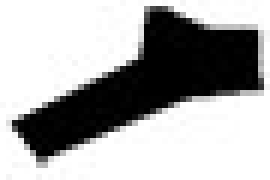
#> input picture city.jpg, 45 x 30 px (shown 6 times larger)
$ python processimage.py
#> lines starting #> are read from the running program, lines starting #| are printed output that depends on the picture; after the words box and inside, x2 and y2 are one past the last pixel; in counts of white or black regions, pixels touching at a corner belong together
### floorplan.py
import numpy as np
import matplotlib.pyplot as plt
import copy
class Wall:
    # [4 lines left out: function __init__, not called in this run]
class Category:
    def __init__(self, id, ratio, subs):
        self.id = id
        self.r = ratio
        self.subs = subs
class Room:
    def __init__(self, id, ratio):
        self.id = id
        self.r = ratio
        self.x = 0
        self.y = 0
        self.w = 0
        self.h = 0
floor_p = np.ones((12,12))
floor_p[1:11,1:11] = 0
floor_m = np.array([[1,1,1,1,1,1,1,1,1,1,1,1],
                    [1,1,0,0,0,0,1,1,1,1,1,1],
                    [1,1,0,0,0,0,1,1,0,0,0,1],
                    [1,1,0,0,0,0,0,0,0,0,0,1],
                    [1,1,0,0,0,0,0,0,0,0,0,1],
                    [1,1,0,0,0,0,0,0,0,0,0,1],
                    [1,1,1,1,0,0,0,0,0,0,0,1],
                    [1,1,1,1,0,0,0,0,0,0,0,1],
                    [1,1,1,1,0,0,0,0,1,1,1,1],
                    [1,1,1,1,0,0,0,0,1,1,1,1],
                    [1,1,1,1,1,1,1,1,1,1,1,1]
                    ])
floor_s = np.array([[1,1,1,1,1,1,1,1,1,1,1,1],
                    [1,0,0,0,0,0,0,0,0,0,0,1],
                    [1,1,0,0,0,0,0,0,0,0,0,1],
                    [1,1,1,0,0,0,0,0,0,0,0,1],
                    [1,1,1,1,0,0,0,0,0,0,0,1],
                    [1,1,1,1,1,0,0,0,0,0,0,1],
                    [1,1,1,1,1,1,0,0,0,0,0,1],
                    [1,1,1,1,1,1,1,0,0,0,0,1],
                    [1,1,1,1,1,1,1,1,0,0,0,1],
                    [1,1,1,1,1,1,1,1,1,1,1,1]
                    ])
# [7 lines left out: function surrounding, not called in this run]
def initial_placement(floor, rooms):
    weights = np.ones_like(floor)
    #surrounding(weights, floor)
    weights[floor==1] = 0
    for room in rooms:
        probs = weights.reshape((-1))/np.sum(weights)
        ind = np.random.choice(len(weights.reshape((-1))),p=probs)
        weights[max(0,int(ind/floor.shape[1])-1):min(floor.shape[0],int(ind/floor.shape[1])+2),max(0,ind%floor.shape[1]-1):min(floor.shape[0],ind%floor.shape[1]+2)] = 0
        floor[int(ind/floor.shape[1]),ind%floor.shape[1]] = room.id
        room.x = int(ind/floor.shape[1])
        room.y = ind%floor.shape[1]
        room.w = 1
        room.h = 1
def select_room(rooms):
    #ratios = np.array([room.r/(room.w*room.h) for room in rooms])
    ratios = np.array([room.r/((room.w*room.h)**2) for room in rooms])
    return np.random.choice(len(rooms),p=(ratios/np.sum(ratios)))
def grow_rect(room, floor):
    f,b,r,l = 0,0,0,0
    if not (floor[min(floor.shape[0],room.x+room.w):min(floor.shape[0],room.x+1+room.w),room.y:room.y+room.h]!=0).any() and room.x+room.w != floor.shape[0]:
        r = room.h
    if not (floor[max(0,room.x-1):room.x,room.y:room.y+room.h]!=0).any() and room.x != 0:
        l = room.h
    if not (floor[room.x:room.x+room.w,min(floor.shape[1],room.y+room.h):min(floor.shape[1],room.y+1+room.h)]!=0).any() and room.y+room.h != floor.shape[1]:
        f = room.w
    if not (floor[room.x:room.x+room.w,max(0,room.y-1):room.y]!=0).any() and room.y != 0:
        b = room.w
    probs = np.array([r,l,f,b])
    #if room.w*room.h >= (room.r/float(np.sum(np.array([room.r/(room.w*room.h) for room in rooms]))))*floor.shape[0]*floor.shape[1]*(1/2.0):
    if room.w*room.h >= room.r*4:
        return False
    if all(probs==0):
        return False
    choice = np.random.choice(4,p=(probs/np.sum(probs)))
    if choice == 0:
        floor[min(floor.shape[0],room.x+room.w):min(floor.shape[0],room.x+1+room.w),room.y:room.y+room.h] = room.id
        room.w += 1
        return True
    elif choice==1:
        floor[max(0,room.x-1):room.x,room.y:room.y+room.h] = room.id
        room.x -= 1
        room.w += 1
        return True
    elif choice == 2:
        floor[room.x:room.x+room.w,min(floor.shape[1],room.y+room.h):min(floor.shape[1],room.y+1+room.h)] = room.id
        room.h += 1
        return True
    else:
        floor[room.x:room.x+room.w,max(0,room.y-1):room.y] = room.id
        room.y -= 1
        room.h += 1
        return True
def grow_lshape(room, floor):
    f,b,r,l = 0,0,0,0
    #r = np.count_nonzero(floor[min(floor.shape[0],room.x+room.w):min(floor.shape[0],room.x+1+room.w),room.y:room.y+room.h]==0)
    #TODO:Modify for edges
    rb = []
    r = 0
    for i in range(room.h):
        if floor[room.x+room.w,room.y+i]==0 and floor[room.x+room.w-1,room.y+i]==room.id:
            r += 1
            rb.append([room.x+room.w,room.y+i])
    #l = np.count_nonzero(floor[max(0,room.x-1):room.x,room.y:room.y+room.h]==0)
    lb = []
    l = 0
    for i in range(room.h):
        if floor[room.x-1,room.y+i]==0 and floor[room.x,room.y+i]==room.id:
            l += 1
            lb.append([room.x-1,room.y+i])
    #f = np.count_nonzero(floor[room.x:room.x+room.w,min(floor.shape[1],room.y+room.h):min(floor.shape[1],room.y+1+room.h)]==0)
    #b = np.count_nonzero(floor[room.x:room.x+room.w,max(0,room.y-1):room.y]==0)
    fb = []
    f = 0
    for i in range(room.w):
        if floor[room.x+i,room.y+room.h]==0 and floor[room.x+i,room.y+room.h-1]==room.id:
            f += 1
            fb.append([room.x+i,room.y+room.h])
    #l = np.count_nonzero(floor[max(0,room.x-1):room.x,room.y:room.y+room.h]==0)
    bb = []
    b = 0
    for i in range(room.w):
        if floor[room.x+i,room.y-1]==0 and floor[room.x+i,room.y]==room.id:
            b += 1
            bb.append([room.x+i,room.y-1])
    probs = np.array([r,l,f,b])
    if all(probs==0):
        return False
    #choice = np.random.choice(4,p=(probs/np.sum(probs)))
    choice = np.argmax(probs)
    #if probs[choice] <= (room.w+room.h)/4.0:
    #    return False
    if choice == 0:
        #floor[min(floor.shape[0],room.x+room.w):min(floor.shape[0],room.x+1+room.w),room.y:room.y+room.h][floor[min(floor.shape[0],room.x+room.w):min(floor.shape[0],room.x+1+room.w),room.y:room.y+room.h]==0] = room.id
        for ind in rb:
            floor[ind[0],ind[1]] = room.id
        room.w += 1
        return True
    elif choice==1:
        #floor[max(0,room.x-1):room.x,room.y:room.y+room.h][floor[max(0,room.x-1):room.x,room.y:room.y+room.h]==0] = room.id
        for ind in lb:
            floor[ind[0],ind[1]] = room.id
        room.x -= 1
        room.w += 1
        return True
    elif choice == 2:
        #floor[room.x:room.x+room.w,min(floor.shape[1],room.y+room.h):min(floor.shape[1],room.y+1+room.h)][floor[room.x:room.x+room.w,min(floor.shape[1],room.y+room.h):min(floor.shape[1],room.y+1+room.h)]==0] = room.id
        for ind in fb:
            floor[ind[0],ind[1]] = room.id
        room.h += 1
        return True
    else:
        floor[room.x:room.x+room.w,max(0,room.y-1):room.y][floor[room.x:room.x+room.w,max(0,room.y-1):room.y]==0] = room.id
        for ind in bb:
            floor[ind[0],ind[1]] = room.id
        room.y -= 1
        room.h += 1
        return True
def build_plan(floor, rooms):
    initial_placement(floor, rooms)
    grow_rooms = rooms.copy()
    while grow_rooms:
        curroom = select_room(grow_rooms)
        cangrow = grow_rect(grow_rooms[curroom], floor)
        if not cangrow:
            grow_rooms.remove(grow_rooms[curroom])
    grow_rooms = rooms.copy()
    while grow_rooms:
        curroom = select_room(grow_rooms)
        cangrow = grow_lshape(grow_rooms[curroom], floor)
        if not cangrow:
            grow_rooms.remove(grow_rooms[curroom])
def perimeters(floor, rooms):
    walls = find_walls(rooms, floor)
    totalp = sum([wall[2] for wall in walls])
    return totalp
def evaluate_sizes(floor, rooms):
    totaldiff = 0
    totalr = np.sum([room.r for room in rooms])
    for room in rooms:
        size_r = np.count_nonzero(floor==room.id)/np.count_nonzero(floor!=1)
        target_r = room.r/totalr
        totaldiff += np.square((size_r-target_r))
    return totaldiff
def best_plan(floor, rooms):
    n = 100
    floor_arrs = [np.copy(floor) for i in range(n)]
    room_arrs = [copy.deepcopy(rooms) for i in range(n)]
    scores = []
    for i in range(n):
        donebuilding = False
        while not donebuilding:
            build_plan(floor_arrs[i],room_arrs[i])
            if np.count_nonzero(floor_arrs[i]==0)>0:
                floor_arrs[i] = np.copy(floor)
                room_arrs[i] = copy.deepcopy(rooms)
            else:
                donebuilding = True
        scores.append(perimeters(floor_arrs[i],room_arrs[i]))
    sort = np.argsort(scores)
    n2 = 10
    shaped_floors = np.array(floor_arrs)[sort[:n2]]
    shaped_rooms = np.array(room_arrs)[sort[:n2]]
    scores = []
    for i in range(n2):
        scores.append(evaluate_sizes(shaped_floors[i],shaped_rooms[i]))
    best = np.argmin(scores)
    floor[:] = shaped_floors[best]
    rooms = shaped_rooms[best]
def recursive_plan(floor, rooms):
    cur_rooms = []
    for room in rooms:
        if isinstance(room, Category):
            cur_rooms.append(Room(room.id, room.r))
        else:
            cur_rooms.append(room)
    curfloor = np.copy(floor)
    best_plan(curfloor, cur_rooms)
    for room in rooms:
        if isinstance(room, Category):
            levelfloor = np.copy(curfloor)
            levelfloor[levelfloor != room.id] = 1
            levelfloor[levelfloor == room.id] = 0
            levelrooms = room.subs
            recursive_plan(levelfloor, levelrooms)
            curfloor[curfloor == room.id] = levelfloor[curfloor==room.id]
    floor[:] = curfloor
def crawl_rec(x, y, id, floor, dir, ox, oy):
    curx = x
    cury = y
    curlen = 0
    walls = []
    if dir == 0:
        while floor[curx,cury]==id and floor[curx,cury-1]!=id and curx+1<floor.shape[0]: #maybe fix with bounds
            curx += 1
            curlen += 1
        if floor[curx,cury]==id:
            walls += crawl_rec(curx,cury-1,id,floor,3,ox,oy)
        else:
            walls += crawl_rec(curx-1,cury,id,floor,2,ox,oy)
        return walls + [(curx-curlen,cury,curlen,0)]
    elif dir == 1:
        while floor[curx,cury]==id and floor[curx,cury+1]!=id and curx>0:
            curx -= 1
            curlen += 1
        if floor[curx,cury]==id:
            walls += crawl_rec(curx,cury+1,id,floor,2,ox,oy)
        else:
            walls += crawl_rec(curx+1,cury,id,floor,3,ox,oy)
        return walls + [(curx+1,cury+1,curlen,0)]
    if dir == 2:
        while floor[curx,cury]==id and floor[curx+1,cury]!=id and cury+1<floor.shape[1]: #maybe fix with bounds
            cury += 1
            curlen += 1
        if floor[curx,cury]==id:
            walls += crawl_rec(curx+1,cury,id,floor,0,ox,oy)
        else:
            walls += crawl_rec(curx,cury-1,id,floor,1,ox,oy)
        return walls + [(curx+1,cury-curlen,curlen,1)]
    elif dir == 3:
        while floor[curx,cury]==id and floor[curx-1,cury]!=id and cury>0:
            cury -= 1
            curlen += 1
        if curx==ox and cury+1==oy:
            return [(curx,cury+1,curlen,1)]
        if floor[curx,cury]==id:
            walls += crawl_rec(curx-1,cury,id,floor,1,ox,oy)
        else:
            walls += crawl_rec(curx,cury+1,id,floor,0,ox,oy)
        return walls + [(curx,cury+1,curlen,1)]
def find_start(room, floor):
    all_room = []
    for i in range(floor.shape[0]):
        for j in range(floor.shape[1]):
            if floor[i,j]==room.id:
                all_room.append((i,j))
    minx = min(all_room)[0]
    all_minx = [t for t in all_room if t[0]==minx]
    miny = min(all_minx)[1]
    return minx,miny
def plot_wall(wall, plt):
    if wall[3]==0:
        plt.plot([wall[1]-0.5,wall[1]-0.5],[wall[0]-0.5,wall[0]+wall[2]-0.5],"r")
    else:
        plt.plot([wall[1]-0.5,wall[1]+wall[2]-0.5],[wall[0]-0.5,wall[0]-0.5],"r")
def find_walls(rooms, floor):
    walls = []
    for room in rooms:
        if isinstance(room,Category):
            walls += find_walls(room.subs,floor)
        else:
            x, y = find_start(room, floor)
            walls += crawl_rec(x, y, room.id, floor, 0, x, y)
    return list(dict.fromkeys(walls))
rooms_p = [Category(2, 10, [Category(3,5,[Room(10,5),Room(9,1)]), Room(4, 3),Room(8,3)]), Category(5, 10, [Room(6, 3), Room(7, 3)])]
# [7 lines of commented-out code are left out]

### processimage.py
from PIL import Image
import numpy as np
import matplotlib.pyplot as plt
from floorplan import recursive_plan, Room, Category, find_walls, plot_wall
im = Image.open("city.jpg")
#> im is the input picture: PIL image 45x30 RGB; min 0, max 255, mean 170.7
im = np.asarray(im)
shaped = np.ones((im.shape[0],im.shape[1]))
for i in range(im.shape[0]):
    for j in range(im.shape[1]):
        if (im[i,j]<128).all():
            shaped[i,j] = 0
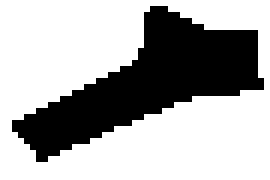
#> shaped: shape (30, 45) float64 (shown 6 times larger); values 0 (black) and 1 (white), 67.6% white; 1 black region, box (x1, y1, x2, y2) and area: (2, 1, 44, 27) 438
rooms = [Category(2, 10, [Category(3,5,[Room(10,5),Room(9,1)]), Room(4, 3),Room(8,3)]), Category(5, 10, [Room(6, 3), Room(7, 3)])]
recursive_plan(shaped,rooms)
#> in best_plan, `floor[:] = shaped_floors[best]`:
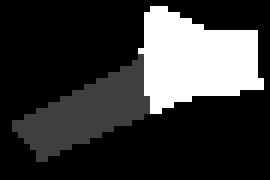
#> floor: shape (30, 45) float64 (shown 6 times larger); min 1, max 5, mean 1.88; drawn with min black and max white
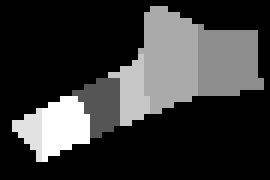
#> shaped: shape (30, 45) float64 (shown 6 times larger); min 1, max 10, mean 2.96; drawn with min black and max white
walls = find_walls(rooms,shaped)
fig = plt.figure()
plt.imshow(shaped)
for wall in walls:
    plot_wall(wall,plt)
plt.show()
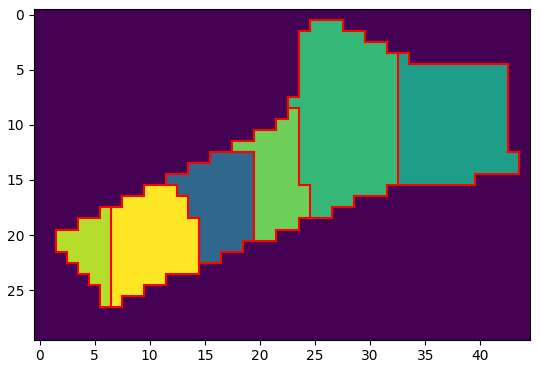
#> figure drawn by matplotlib, 1 panel
